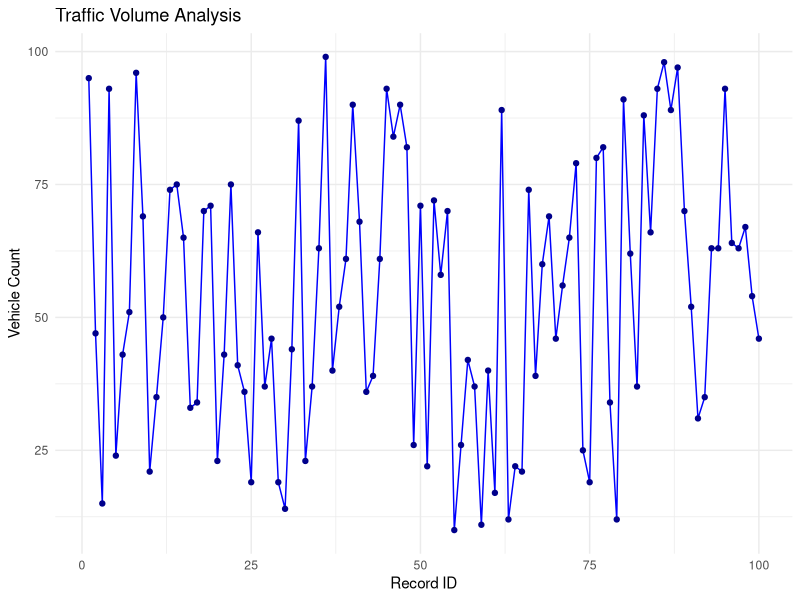
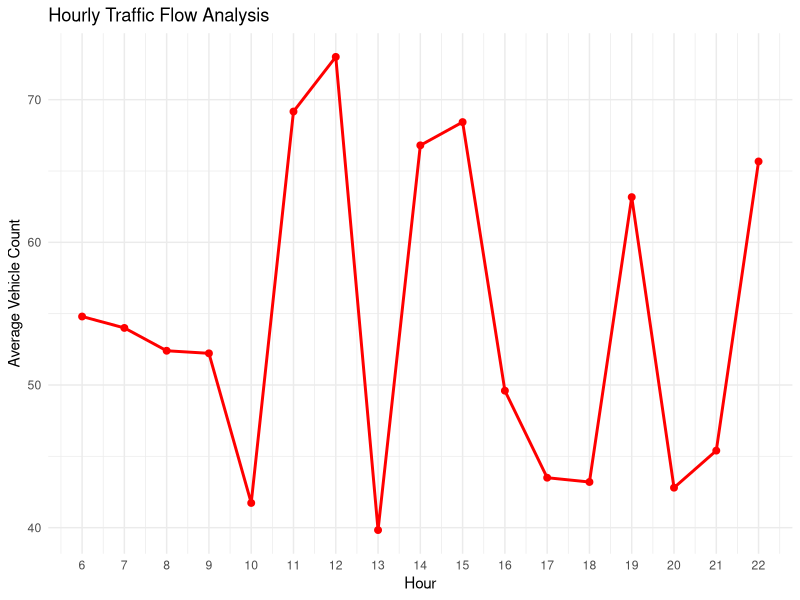
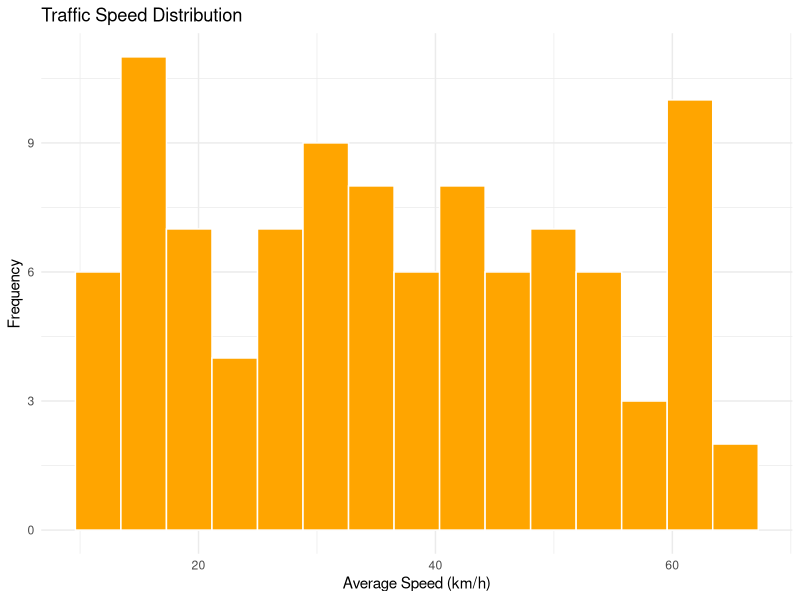
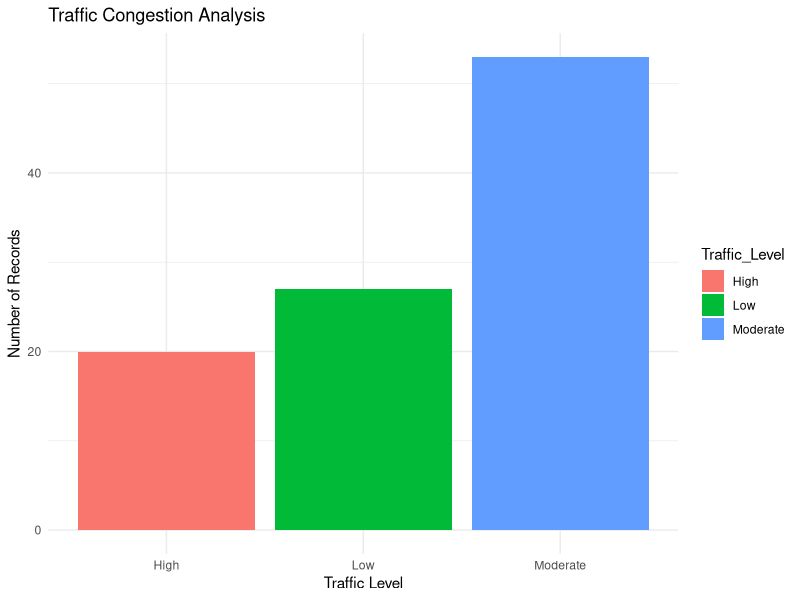
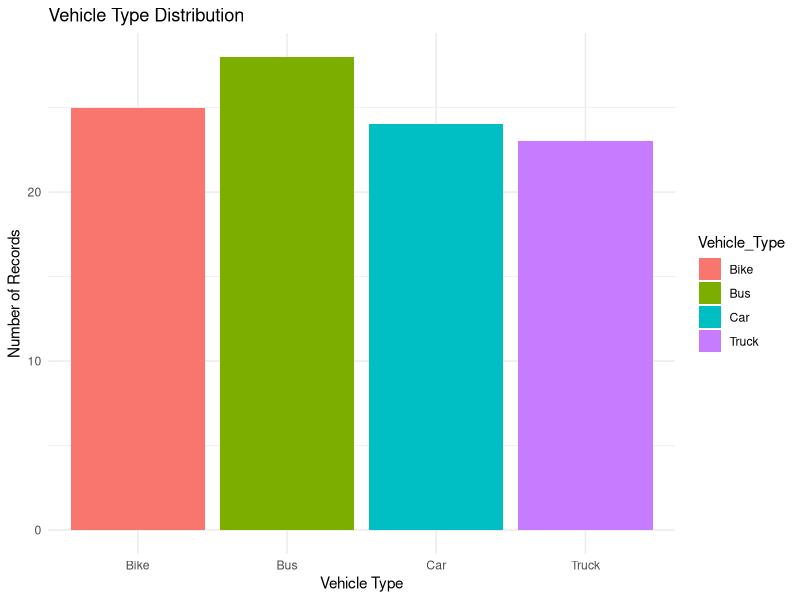
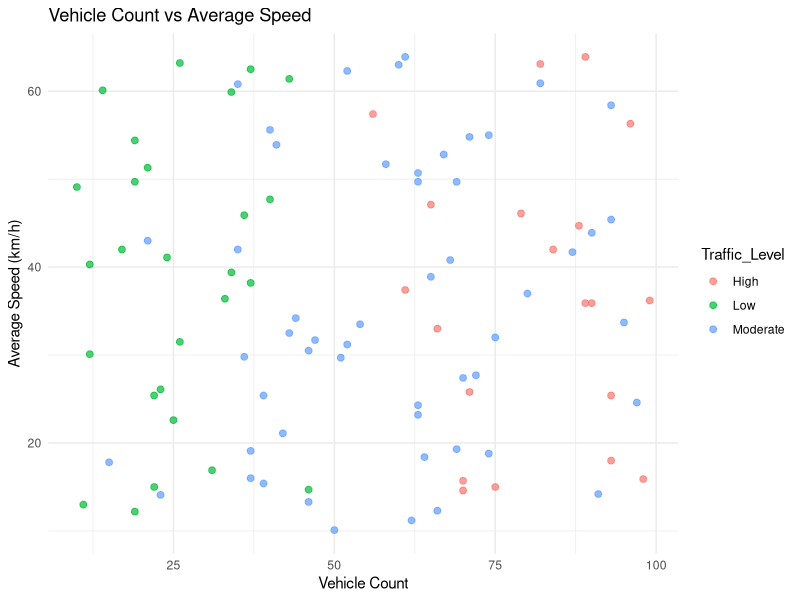
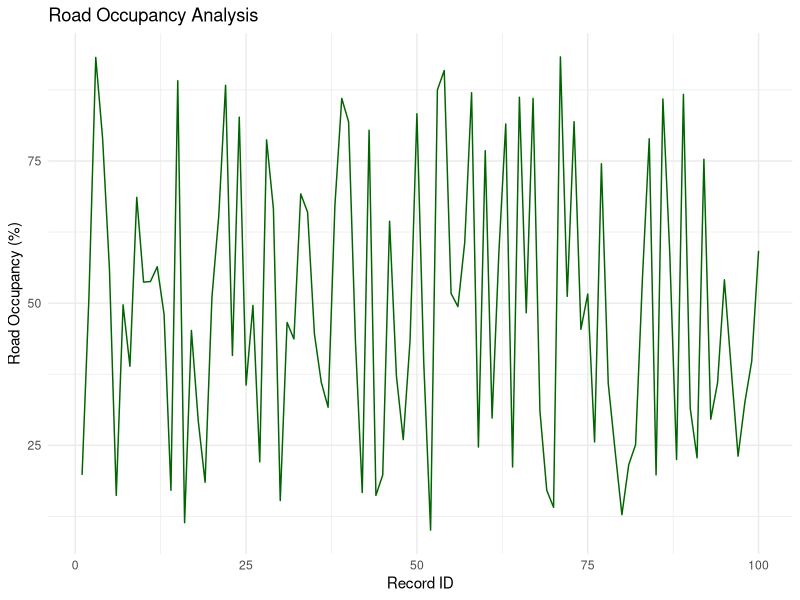
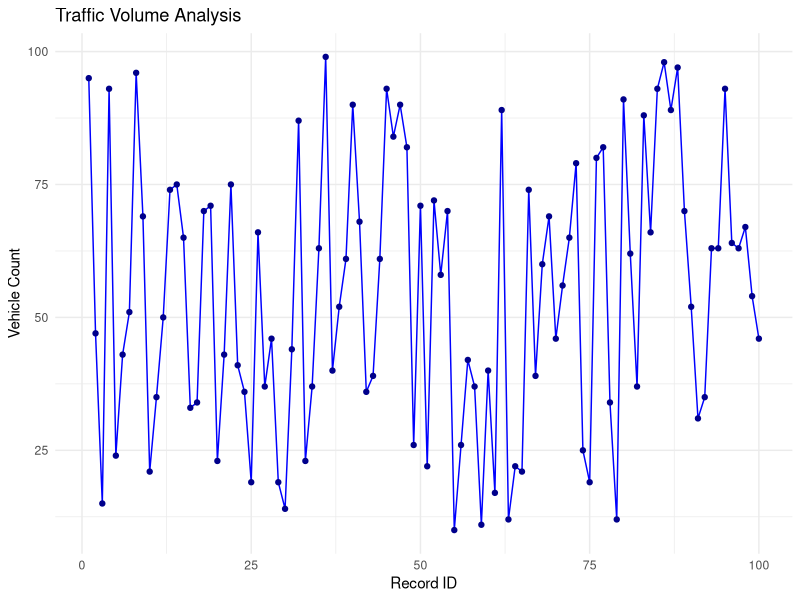

Recreate these plots in R, in order.

# ==========================================
# TRAFFIC FLOW ANALYSIS USING R
# 100 DATA RECORDS
# ==========================================

# STEP 1: LOAD PACKAGES

library(ggplot2)
library(dplyr)
library(lubridate)
library(tidyr)
library(scales)

# STEP 2: CREATE OUTPUT FOLDER

if (!dir.exists("Traffic_Output")) {
  dir.create("Traffic_Output")
}

# STEP 3: GENERATE 100 TRAFFIC RECORDS

set.seed(42)

n <- 100

traffic <- data.frame(
  Record_ID = 1:n,
  Date = as.Date("2026-01-01") + 0:(n-1),
  Hour = sample(6:22, n, replace = TRUE),
  Vehicle_Count = sample(10:100, n, replace = TRUE),
  Average_Speed = round(runif(n, 10, 65), 1),
  Road_Occupancy = round(runif(n, 10, 95), 1)
)

traffic$Vehicle_Type <- sample(
  c("Car", "Bike", "Bus", "Truck"),
  n,
  replace = TRUE
)

# STEP 4: TRAFFIC CLASSIFICATION

traffic <- traffic %>%
  mutate(
    Congestion_Score =
      round(0.6 * Vehicle_Count +
              0.4 * Road_Occupancy, 1),
    
    Traffic_Level = case_when(
      Congestion_Score < 40 ~ "Low",
      Congestion_Score < 70 ~ "Moderate",
      TRUE ~ "High"
    ),
    
    Time_Period = case_when(
      Hour < 10 ~ "Morning Peak",
      Hour < 16 ~ "Daytime",
      Hour <= 19 ~ "Evening Peak",
      TRUE ~ "Night"
    )
  )

# STEP 5: DISPLAY DATASET

cat("\nFIRST 10 TRAFFIC RECORDS\n")
print(head(traffic, 10))

cat("\nDATASET STRUCTURE\n")
str(traffic)

cat("\nDATASET SUMMARY\n")
print(summary(traffic))

# STEP 6: TRAFFIC STATISTICS

cat("\nTRAFFIC STATISTICS\n")

cat("Total Records:", nrow(traffic), "\n")

cat("Total Vehicles:",
    sum(traffic$Vehicle_Count), "\n")

cat("Average Vehicle Count:",
    round(mean(traffic$Vehicle_Count), 2), "\n")

cat("Average Speed:",
    round(mean(traffic$Average_Speed), 2),
    "km/h\n")

cat("Maximum Speed:",
    max(traffic$Average_Speed), "km/h\n")

cat("Minimum Speed:",
    min(traffic$Average_Speed), "km/h\n")

cat("Average Road Occupancy:",
    round(mean(traffic$Road_Occupancy), 2), "%\n")

# STEP 7: HOURLY TRAFFIC ANALYSIS

hourly <- traffic %>%
  group_by(Hour) %>%
  summarise(
    Average_Vehicles = round(mean(Vehicle_Count), 2),
    Average_Speed = round(mean(Average_Speed), 2),
    Average_Occupancy = round(mean(Road_Occupancy), 2),
    .groups = "drop"
  )

cat("\nHOURLY TRAFFIC ANALYSIS\n")
print(hourly)

# STEP 8: VEHICLE TYPE ANALYSIS

vehicle_summary <- traffic %>%
  group_by(Vehicle_Type) %>%
  summarise(
    Total = n(),
    Average_Speed = round(mean(Average_Speed), 2),
    .groups = "drop"
  )

cat("\nVEHICLE TYPE ANALYSIS\n")
print(vehicle_summary)

# STEP 9: GRAPH 1 - TRAFFIC VOLUME

p1 <- ggplot(traffic,
             aes(Record_ID, Vehicle_Count)) +
  geom_line(color = "blue") +
  geom_point(color = "darkblue") +
  labs(
    title = "Traffic Volume Analysis",
    x = "Record ID",
    y = "Vehicle Count"
  ) +
  theme_minimal()

print(p1)

ggsave("Traffic_Output/01_Traffic_Volume.png",
       p1, width = 8, height = 5)

# STEP 10: GRAPH 2 - HOURLY TRAFFIC

p2 <- ggplot(hourly,
             aes(Hour, Average_Vehicles)) +
  geom_line(color = "red", linewidth = 1) +
  geom_point(color = "red", size = 2) +
  scale_x_continuous(breaks = 6:22) +
  labs(
    title = "Hourly Traffic Flow Analysis",
    x = "Hour",
    y = "Average Vehicle Count"
  ) +
  theme_minimal()

print(p2)

ggsave("Traffic_Output/02_Hourly_Traffic.png",
       p2, width = 8, height = 5)

# STEP 11: GRAPH 3 - SPEED DISTRIBUTION

p3 <- ggplot(traffic, aes(Average_Speed)) +
  geom_histogram(
    bins = 15,
    fill = "orange",
    color = "white"
  ) +
  labs(
    title = "Traffic Speed Distribution",
    x = "Average Speed (km/h)",
    y = "Frequency"
  ) +
  theme_minimal()

print(p3)

ggsave("Traffic_Output/03_Speed_Distribution.png",
       p3, width = 8, height = 5)

# STEP 12: GRAPH 4 - CONGESTION LEVEL

p4 <- ggplot(traffic,
             aes(Traffic_Level, fill = Traffic_Level)) +
  geom_bar() +
  labs(
    title = "Traffic Congestion Analysis",
    x = "Traffic Level",
    y = "Number of Records"
  ) +
  theme_minimal()

print(p4)

ggsave("Traffic_Output/04_Congestion.png",
       p4, width = 8, height = 5)

# STEP 13: GRAPH 5 - VEHICLE TYPE

p5 <- ggplot(traffic,
             aes(Vehicle_Type, fill = Vehicle_Type)) +
  geom_bar() +
  labs(
    title = "Vehicle Type Distribution",
    x = "Vehicle Type",
    y = "Number of Records"
  ) +
  theme_minimal()

print(p5)

ggsave("Traffic_Output/05_Vehicle_Types.png",
       p5, width = 8, height = 5)

# STEP 14: GRAPH 6 - SPEED VS VEHICLE COUNT

p6 <- ggplot(traffic,
             aes(Vehicle_Count, Average_Speed,
                 color = Traffic_Level)) +
  geom_point(size = 2, alpha = 0.7) +
  labs(
    title = "Vehicle Count vs Average Speed",
    x = "Vehicle Count",
    y = "Average Speed (km/h)"
  ) +
  theme_minimal()

print(p6)

ggsave("Traffic_Output/06_Count_vs_Speed.png",
       p6, width = 8, height = 5)

# STEP 15: GRAPH 7 - ROAD OCCUPANCY

p7 <- ggplot(traffic,
             aes(Record_ID, Road_Occupancy)) +
  geom_line(color = "darkgreen") +
  labs(
    title = "Road Occupancy Analysis",
    x = "Record ID",
    y = "Road Occupancy (%)"
  ) +
  theme_minimal()

print(p7)

ggsave("Traffic_Output/07_Road_Occupancy.png",
       p7, width = 8, height = 5)

# STEP 16: CORRELATION ANALYSIS

correlation <- cor(
  traffic[, c("Vehicle_Count",
              "Average_Speed",
              "Road_Occupancy",
              "Congestion_Score")]
)

cat("\nCORRELATION MATRIX\n")
print(round(correlation, 2))

# STEP 17: LINEAR REGRESSION

model <- lm(
  Vehicle_Count ~ Hour + Average_Speed +
    Road_Occupancy,
  data = traffic
)

cat("\nREGRESSION MODEL RESULTS\n")
print(summary(model))

# STEP 18: TRAFFIC VOLUME PREDICTION

future <- data.frame(
  Hour = c(8, 9, 12, 15, 17, 18, 20),
  Average_Speed = c(25, 22, 40, 38, 20, 18, 35),
  Road_Occupancy = c(75, 82, 45, 50, 88, 92, 55)
)

future$Predicted_Vehicles <- round(
  predict(model, newdata = future), 1
)

cat("\nTRAFFIC VOLUME PREDICTION\n")
print(future)

# STEP 19: SAVE DATASETS

write.csv(
  traffic,
  "Traffic_Output/traffic_dataset_100.csv",
  row.names = FALSE
)

write.csv(
  hourly,
  "Traffic_Output/hourly_analysis.csv",
  row.names = FALSE
)

write.csv(
  vehicle_summary,
  "Traffic_Output/vehicle_summary.csv",
  row.names = FALSE
)

write.csv(
  future,
  "Traffic_Output/traffic_prediction.csv",
  row.names = FALSE
)

write.csv(
  correlation,
  "Traffic_Output/correlation_matrix.csv"
)

# STEP 20: FINAL RESULT

cat("\n==================================\n")
cat("TRAFFIC FLOW ANALYSIS COMPLETED!\n")
cat("Total Records: 100\n")
cat("Graphs Generated Successfully\n")
cat("Traffic Statistics Completed\n")
cat("Prediction Completed\n")
cat("==================================\n")
